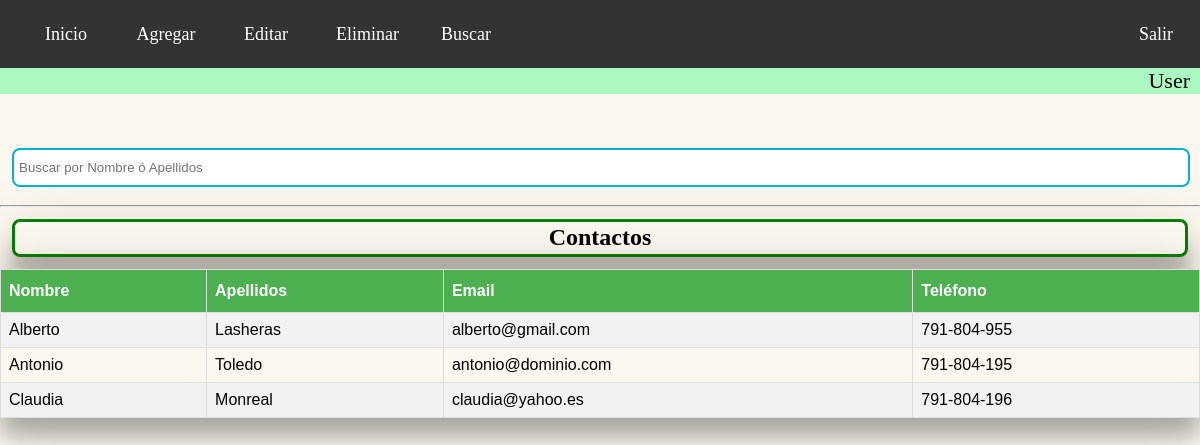
/web/src/SearchContact.php (signed in), run on the app's committed database.
### tables this page shows
CREATE TABLE `Contacts` (
  `ID` int(6) NOT NULL AUTO_INCREMENT,
  `NAME` varchar(255) NOT NULL,
  `SURNAME` varchar(255) NOT NULL,
  `EMAIL` varchar(255) NOT NULL,
  `PHONENUMBER` varchar(255) NOT NULL,
  PRIMARY KEY (`ID`)
);

### web/src/SearchContact.php (the view, shortened to what this page needs)
<?php
    require "includes/header.inc.php";
?>
    <?php
        require "./includes/dbh.inc.php" ;
        if(!isset($_GET['search'])){
            $sql = "SELECT * FROM Contacts";
            $stmt = mysqli_stmt_init($conn);
            if(!mysqli_stmt_prepare($stmt,$sql)){
                header("Location: ./Contacts.php?error=sqlerror");
                exit();
            }
            mysqli_stmt_execute($stmt);
            $result = mysqli_stmt_get_result($stmt);
        }
    ?>
    <main>
        <div class="main-content">
        <div class="search-wrap">
            <br>
            <div class="search">
                    <form action="" method="GET" >
                        <input class="searchTerm" type="text" name="search" maxlength="255" placeholder="Buscar por Nombre ó Apellidos" />
                    </form>
                </div>
            </div>
            <br>
            <hr>
            <div class="card-header">
                <h2>Contactos</h2>
            </div>
            <div class="card-body">
                <table id="contacts-table" class="table search-table">
                    <tr>
                        <th>Nombre</th>
                        <th>Apellidos</th>
                        <th>Email</th>
                        <th>Teléfono</th>
                    </tr>
                    <?php
                    while ($row = mysqli_fetch_array($result)){
                        $name = $row['NAME'];
                        $surname = $row['SURNAME'];
                        $email = $row['EMAIL'];
                        $phone = $row['PHONENUMBER'];
                    ?>
                    <tr>
                        <td><?php echo $name;?> </td>
                        <td><?php echo $surname;?> </td>
                        <td><?php echo $email;?> </td>
                        <td><?php echo $phone;?> </td>
                    <?php
                    }
                    ?>
                </table>
            </div>
        </div>
    </main>
<?php
    require "includes/footer.inc.php";
?>

### web/src/includes/header.inc.php (shortened to what this page needs)
<?php
    $username = $_SESSION["Username"];
?>
<!DOCTYPE html>
<html lang="en">
<head>
    <link rel="stylesheet" href="../css/header.css" type="text/css">
    <link rel="stylesheet" href="../css/main.css" type="text/css">
    <link rel="stylesheet" href="../css/tables.css" type="text/css">
</head>
<body>
    <header>
        <nav class ="menubar">
            <ul>
                <li><div class="nav-item left"><a href="Admins.php">Inicio</a></div></li>
                <li><div class="nav-item left"><a href="AddContact.php">Agregar</a></div></li>
                <li><div class="nav-item left"><a href="EditContact.php">Editar</a></div></li>
                <li><div class="nav-item left"><a href="DeleteContact.php">Eliminar</a></div></li>
                <li><div class="nav-item left"><a href="SearchContact.php">Buscar</a></div></li>
                <li><div class="nav-item logout-user right"><a href="/includes/logout.inc.php">Salir</a></div></li>
            </ul>
            <div class="user-name-header"><?php echo $username;?></div>
        </nav>
    </header>
    <br>
    <br>

### web/src/includes/footer.inc.php (shortened to what this page needs)
</body>
</html>

### web/src/css/header.css (style rules this page uses)
* { padding:0; margin:0; }
.menubar { width: 100%; background: #abf8c2; overflow: auto; }
.menubar ul { list-style-type: none; list-style: none; line-height: 20px; margin: 0; padding: 0; overflow: hidden; background-color: #333; }
.left { float: left; }
.right { float: right; }
.nav-item { width: 60px; display: block; color: white; font-size: 18px; font-family: 'Times New Roman', Times, serif; text-align: center; padding: 10px 20px; text-decoration: none; }
.menubar ul li a { width: 60px; display: block; color: white; font-size: 18px; font-family: 'Times New Roman', Times, serif; text-align: center; padding: 14px 16px; text-decoration: none; }
.user-name-header { display: block; height: fit-content; width: fit-content; float: right; color: black; font-size: 22px; font-family: 'Times New Roman', Times, serif; margin-right: 10px; }
.logout-user { margin-right: 10px; }
html, body { height:100%; }
body { background-color: #daa52012; }

### web/src/css/main.css (style rules this page uses)
.main-content { width: 100%; height: 100%; }
.card-header { border-radius: 8px; box-shadow: 0 0 50px 0 rgba(139, 103, 103, 0.2), 0 20px 20px 0 rgba(0, 0, 0, 0.24); margin: 1%; padding: 0.20%; border: 3px solid green; text-align: center; }
html, body { height:100%; }
body { background-color: #daa52012; }

### web/src/css/tables.css (style rules this page uses)
#contacts-table { font-family: "Trebuchet MS", Arial, Helvetica, sans-serif; border-collapse: collapse; width: 100%; border-radius: 10px; box-shadow: 0 0 50px 0 rgba(0, 0, 0, 0.2), 0 20px 20px 0 rgba(0, 0, 0, 0.24); }
#contacts-table td, #contacts-table th { border: 1px solid #ddd; padding: 8px; }
#contacts-table tr:nth-child(even) { background-color: #f2f2f2; }
#contacts-table th { padding-top: 12px; padding-bottom: 12px; text-align: left; background-color: #4CAF50; color: white; }
html, body { height:100%; }
body { background-color: #daa52012; }

### data on the page
contacts: NAME "Alberto", SURNAME "Lasheras", EMAIL "alberto@gmail.com", PHONENUMBER "791-804-955"
contacts: NAME "Antonio", SURNAME "Toledo", EMAIL "antonio@dominio.com", PHONENUMBER "791-804-195"
contacts: NAME "Claudia", SURNAME "Monreal", EMAIL "claudia@yahoo.es", PHONENUMBER "791-804-196"

### other printed values
$username "User"
